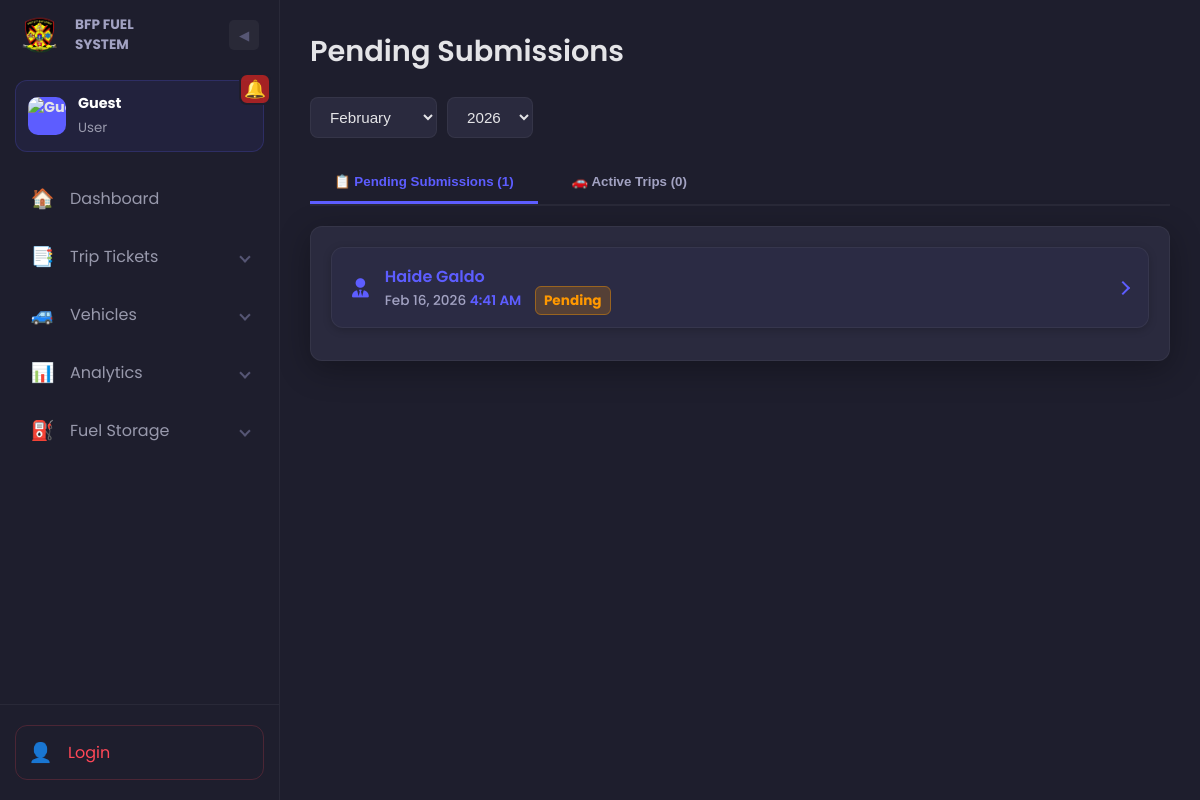
The page /Pending_reports.php on the database its author committed.
### tables this page shows
CREATE TABLE `trip_tickets` (
  `id` int(11) NOT NULL,
  `control_no` varchar(50) NOT NULL,
  `ticket_date` date NOT NULL,
  `driver_id` int(11) DEFAULT NULL,
  `vehicle_plate_no` varchar(20) NOT NULL,
  `authorized_passenger` varchar(255) DEFAULT NULL,
  `places_to_visit` text DEFAULT NULL,
  `purpose` text DEFAULT NULL,
  `dep_office_time` varchar(20) DEFAULT NULL,
  `arr_location_time` varchar(20) DEFAULT NULL,
  `dep_location_time` varchar(20) DEFAULT NULL,
  `arr_office_time` varchar(20) DEFAULT NULL,
  `approx_distance` decimal(10,2) DEFAULT NULL,
  `speedometer_start` int(11) DEFAULT NULL,
  `speedometer_end` int(11) DEFAULT NULL,
  `gas_balance_start` decimal(10,2) DEFAULT NULL,
  `gas_issued_office` decimal(10,2) DEFAULT NULL,
  `gas_added_trip` decimal(10,2) DEFAULT NULL,
  `gas_total` decimal(10,2) DEFAULT NULL,
  `gas_used_trip` decimal(10,2) DEFAULT NULL,
  `gas_balance_end` decimal(10,2) DEFAULT NULL,
  `gear_oil_issued` decimal(10,2) DEFAULT NULL,
  `lub_oil_issued` decimal(10,2) DEFAULT NULL,
  `grease_issued` decimal(10,2) DEFAULT NULL,
  `remarks` text DEFAULT NULL,
  `authorized_by` varchar(100) DEFAULT NULL,
  `auth_date` date DEFAULT NULL,
  `created_at` timestamp NOT NULL DEFAULT current_timestamp(),
  `status` enum('Pending','Active','Submitted') NOT NULL DEFAULT 'Pending',
  `qr_code` varchar(255) DEFAULT NULL,
  `passenger_1_name` varchar(255) DEFAULT NULL,
  `passenger_1_date` date DEFAULT NULL,
  `passenger_2_name` varchar(255) DEFAULT NULL,
  `passenger_2_date` date DEFAULT NULL,
  `passenger_3_name` varchar(255) DEFAULT NULL,
  `passenger_3_date` date DEFAULT NULL
);

CREATE TABLE `drivers` (
  `driver_id` int(11) NOT NULL,
  `full_name` varchar(100) NOT NULL,
  `license_no` varchar(50) DEFAULT NULL,
  `status` enum('active','inactive') DEFAULT 'active'
);

### Pending_reports.php (the view, shortened to what this page needs)
<?php
require_once 'db_connect.php';
$selectedMonth = isset($_GET['month']) ? $_GET['month'] : date('m');
$selectedYear = isset($_GET['year']) ? $_GET['year'] : date('Y');
$months = [
    '01' => 'January', '02' => 'February', '03' => 'March', '04' => 'April',
    '05' => 'May', '06' => 'June', '07' => 'July', '08' => 'August',
    '09' => 'September', '10' => 'October', '11' => 'November', '12' => 'December'
];
try {
    $sql = "SELECT t.*, d.full_name FROM trip_tickets t LEFT JOIN drivers d ON t.driver_id = d.driver_id WHERE t.status = 'Pending'";
    $params = [];
    if (!empty($selectedYear)) {
        $sql .= " AND YEAR(t.ticket_date) = ?";
        $params[] = $selectedYear;
    }
    if (!empty($selectedMonth)) {
        $sql .= " AND MONTH(t.ticket_date) = ?";
        $params[] = $selectedMonth;
    }
    $sql .= " ORDER BY t.ticket_date DESC, t.created_at DESC";
    $stmt = $pdo->prepare($sql);
    $stmt->execute($params);
    $logs = $stmt->fetchAll();
    $activeSql = "SELECT t.*, d.full_name FROM trip_tickets t LEFT JOIN drivers d ON t.driver_id = d.driver_id WHERE t.status = 'Active'";
    $activeParams = [];
    if (!empty($selectedYear)) {
        $activeSql .= " AND YEAR(t.ticket_date) = ?";
        $activeParams[] = $selectedYear;
    }
    if (!empty($selectedMonth)) {
        $activeSql .= " AND MONTH(t.ticket_date) = ?";
        $activeParams[] = $selectedMonth;
    }
    $activeSql .= " ORDER BY t.ticket_date DESC, t.created_at DESC";
    $activeStmt = $pdo->prepare($activeSql);
    $activeStmt->execute($activeParams);
    $activeLogs = $activeStmt->fetchAll();
} catch (PDOException $e) {
    die("Database Error: " . $e->getMessage());
}
?>
<!DOCTYPE html>
<html lang="en">
<head>
    <link rel="stylesheet" href="https://cdnjs.cloudflare.com/ajax/libs/font-awesome/6.4.0/css/all.min.css"/>
</head>
<body>
<div class="wrapper">
<?php include("Components/Sidebar.php");?>
<main>
        <div style="display:flex;align-items:center;justify-content:space-between;margin-bottom:24px;">
            <h2 style="margin:0;">Pending Submissions </h2>
        </div>
        <div class="filter-controls">
            <form method="get" id="filterForm" style="display: flex; gap: 1.5rem; width: 100%;">
                <div class="date-filters">
                    <select name="month" class="date-select" onchange="this.form.submit()">
                        <?php foreach ($months as $value => $name): ?>
                            <option value="<?php echo htmlspecialchars($value); ?>" <?php echo ($selectedMonth == $value) ? 'selected' : ''; ?>>
                                <?php echo htmlspecialchars($name); ?>
                            </option>
                        <?php endforeach; ?>
                    </select>
                    <select name="year" class="date-select" onchange="this.form.submit()">
                        <?php
                            $currentYear = date('Y');
                            for ($year = $currentYear; $year >= $currentYear - 5; $year--):
                        ?>
                            <option value="<?php echo htmlspecialchars($year); ?>" <?php echo ($selectedYear == $year) ? 'selected' : ''; ?>>
                                <?php echo htmlspecialchars($year); ?>
                            </option>
                        <?php endfor; ?>
                    </select>
                </div>
            </form>
        </div>
        <div class="tabs-container">
            <button class="tab-button active" onclick="switchTab('pending')">📋 Pending Submissions (<?php echo count($logs); ?>)</button>
            <button class="tab-button" onclick="switchTab('active')">🚗 Active Trips (<?php echo count($activeLogs); ?>)</button>
        </div>
        <div id="pending-tab" class="tab-content active">
            <div class="trip-list">
                <?php if (count($logs) > 0): ?>
                    <?php foreach ($logs as $row): ?>
                <div class="trip-item" onclick="toggleTrip(this)">
                    <div class="trip-summary">
                        <div class="summary-left">
                            <i class="fas fa-user-tie"></i>
                            <div class="driver-info">
                                <div class="driver-name"><?= htmlspecialchars($row['full_name'] ?? 'N/A') ?></div>
                                <div class="trip-datetime">
                                    <?= date('M d, Y', strtotime($row['ticket_date'])) ?>
                                    <span style="color: var(--active-blue); font-weight: 600;"><?= date('g:i A', strtotime($row['created_at'])) ?></span>
                                    <?php
                                        $status = isset($row['status']) ? $row['status'] : 'Pending';
                                        $status_color = ($status === 'Submitted') ? '#4caf50' : '#ff9800';
                                        $status_bg = ($status === 'Submitted') ? 'rgba(76, 175, 80, 0.2)' : 'rgba(255, 152, 0, 0.2)';
                                        $status_border = ($status === 'Submitted') ? 'rgba(76, 175, 80, 0.4)' : 'rgba(255, 152, 0, 0.4)';
                                    ?>
                                    <span style="margin-left: 10px; padding: 4px 8px; background: <?= $status_bg ?>; color: <?= $status_color ?>; border-radius: 6px; font-size: 0.85rem; font-weight: bold; border: 1px solid <?= $status_border ?>;">
                                        <?= htmlspecialchars($status) ?>
                                    </span>
                                </div>
                            </div>
                        </div>
                        <div class="summary-right">
                            <i class="arrow-expand"></i>
                        </div>
                    </div>
                </div>
                <?php endforeach; ?>
                <?php else: ?>
                    <div class="no-data">No pending trip tickets found</div>
                <?php endif; ?>
            </div>
        </div>
    </main>
</div>
</body>
</html>

### Pending_reports.php (style rules this page uses)
:root { --bfp-red: #B22222; --sidebar-bg: #1e1e2d; --dark-bg: #0f0f18; --card-bg: #2a2a3e; --active-blue: #5d5dff; --text-primary: #e4e4e7; --text-secondary: #a2a2c2; --border-color: rgba(255, 255, 255, 0.05); --transition-speed: 0.3s; }
* { margin: 0; padding: 0; box-sizing: border-box; }
body { font-family: 'Poppins', 'Segoe UI', Arial, sans-serif; background-color: var(--dark-bg); color: var(--text-primary); margin: 0; display: flex; flex-direction: column; height: 100vh; }
.wrapper { display: flex; flex: 1; overflow: hidden; }
main { flex: 1; padding: 30px; overflow-y: auto; background-color: var(--sidebar-bg); }
.trip-list { background: var(--card-bg); border-radius: 12px; padding: 20px; box-shadow: 0 8px 32px rgba(0,0,0,0.3); border: 1px solid var(--border-color); }
.filter-controls { display: flex; justify-content: space-between; align-items: center; gap: 1.5rem; margin-bottom: 24px; flex-wrap: wrap; }
.date-filters { display: flex; gap: 10px; }
.date-select { padding: 10px 15px; border: 1px solid var(--border-color); border-radius: 8px; font-size: 0.95rem; background: var(--card-bg); color: var(--text-primary); cursor: pointer; transition: all 0.2s ease; }
.date-select option { background: var(--card-bg); color: var(--text-primary); }
.trip-item { background: rgba(93, 93, 255, 0.03); border-radius: 12px; box-shadow: 0 2px 8px rgba(0,0,0,0.2); margin-bottom: 12px; transition: all 0.3s ease; border: 1px solid var(--border-color); cursor: pointer; overflow: hidden; }
.trip-summary { display: flex; align-items: center; justify-content: space-between; padding: 16px 20px; font-size: 1rem; font-weight: 500; color: var(--text-primary); }
.trip-summary .summary-left { display: flex; align-items: center; gap: 16px; flex: 1; }
.trip-summary .summary-left i { font-size: 1.2rem; color: var(--active-blue); }
.driver-info { display: flex; flex-direction: column; gap: 2px; }
.driver-name { font-weight: 600; color: var(--active-blue); }
.trip-datetime { font-size: 0.85rem; color: var(--text-secondary); }
.trip-summary .summary-right { display: flex; align-items: center; gap: 12px; color: var(--text-secondary); }
.arrow-expand { border: solid var(--active-blue); border-width: 0 2px 2px 0; display: inline-block; padding: 4px; transform: rotate(-45deg); transition: transform 0.3s cubic-bezier(0.68, -0.55, 0.27, 1.55); }
h2 { color: var(--text-primary); font-size: 1.8rem; font-weight: 600; }
.tabs-container { display: flex; gap: 10px; margin-bottom: 20px; border-bottom: 2px solid var(--border-color); }
.tab-button { padding: 12px 24px; background: none; border: none; color: var(--text-secondary); font-weight: 600; cursor: pointer; border-bottom: 3px solid transparent; transition: all 0.3s; }
.tab-button.active { color: var(--active-blue); border-bottom-color: var(--active-blue); }
.tab-content { display: none; }
.tab-content.active { display: block; }

### Components/Sidebar.php (style rules this page uses)
:root { --bfp-red: #B22222; --sidebar-bg: #1e1e2d; --active-gradient: linear-gradient(90deg, rgba(80, 80, 255, 0.15) 0%, rgba(80, 80, 255, 0) 100%); --sidebar-width: 280px; --sidebar-collapsed-width: 80px; --transition-speed: 0.4s; }

### rows shown on the page
trip_tickets: driver.full_name "Haide Galdo", ticket_date "Feb 16, 2026", created_at "4:41 AM", status "Pending"

### other values the page prints
$userName "Guest"
$userRole "User"
count($logs) "1"
count($activeLogs) "0"
form field month "February"
form field year "2026"
